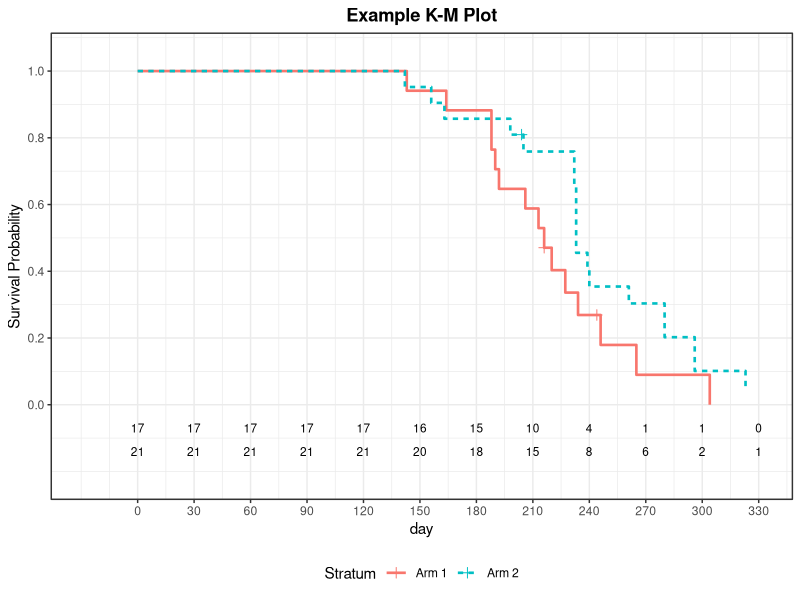

Reproduce this figure in R.
out <- Sys.getenv("OUT_DIR")
if (out == "" || is.na(out)) out <- getwd()
dir.create(out, showWarnings = FALSE, recursive = TRUE)

suppressPackageStartupMessages(library(survival))
suppressPackageStartupMessages(library(ggplot2))

round_half_up <- function(x, digits = 0) {
  mult <- 10^digits
  s <- sign(x)
  # sign(0)=0 -> keep 0
  ax <- abs(x) * mult
  r <- floor(ax + 0.5 + 1e-10) / mult
  r * s
}
fmt4 <- function(x) {
  ifelse(is.na(x), "", formatC(round_half_up(x, 4), format = "f", digits = 4))
}
fmt2 <- function(x) {
  ifelse(is.na(x), "", formatC(round_half_up(x, 2), format = "f", digits = 2))
}
fmt1 <- function(x) {
  ifelse(is.na(x), "", formatC(round_half_up(x, 1), format = "f", digits = 1))
}
fmt_day <- function(x) {
  sapply(x, function(v) {
    if (is.na(v)) return("")
    if (abs(v - round(v)) < 1e-9) sprintf("%d", as.integer(round(v)))
    else {
      # keep as in SAS, e.g. 227.23
      # remove trailing zeros
      t <- sprintf("%.5f", v)
      t <- sub("0+$", "", t)
      t <- sub("\\.$", "", t)
      t
    }
  })
}

# ------------------------------------------------------------------
# data one  (SAS data step)
# length arm $8 ; censor=0/1 ; day list ; note 227.230 = 227.23
# ------------------------------------------------------------------
arm1_days <- c(143,164,188,188,190,192,206,213,216,220,227.230,
               234,246,265,304, 216,244)
arm1_cens <- c(rep(0,15), 1, 1)
arm2_days <- c(142,156,163,198,205,232,232,233,233,233,233,239,
               240,261,280,280,296,296,323, 204,344)
arm2_cens <- c(rep(0,19), 1, 1)

one <- data.frame(
  arm    = c(rep("Arm 1", length(arm1_days)), rep("Arm 2", length(arm2_days))),
  day    = c(arm1_days, arm2_days),
  censor = c(arm1_cens, arm2_cens),
  stringsAsFactors = FALSE
)
one$event <- 1 - one$censor
stopifnot(all(c("arm","day","censor") %in% names(one)))
stopifnot(nrow(one) == 38)

# SAS: proc lifetest ... ; time day*censor(1) ; srata arm ;
# "srata" is a typo for STRATA -> analyse by arm (intent of program)
one$arm <- factor(one$arm, levels = c("Arm 1","Arm 2"))

fit <- survfit(Surv(day, event) ~ arm, data = one, conf.type = "log-log", conf.int = 0.95)

# ------------------------------------------------------------------
# Extract product-limit estimates per stratum
# survfit vectors are concatenated across strata
# ------------------------------------------------------------------
strata_n <- fit$strata  # named c("arm=Arm 1"=17? no, length of vectors)
# fit$time, n.risk, n.event, n.censor, surv, std.err, lower, upper
mk_pl <- function() {
  times   <- fit$time
  nrisk   <- fit$n.risk
  nevent  <- fit$n.event
  ncens   <- fit$n.censor
  surv    <- fit$surv
  se      <- fit$std.err
  lower   <- if (!is.null(fit$lower)) fit$lower else rep(NA, length(times))
  upper   <- if (!is.null(fit$upper)) fit$upper else rep(NA, length(times))
  # stratum labels
  snames <- rep(names(fit$strata), times = as.vector(fit$strata))
  arm_lab <- sub(".*=", "", snames)
  df <- data.frame(
    arm = arm_lab,
    time = times,
    n_risk = nrisk,
    n_event = nevent,
    n_censor = ncens,
    surv = surv,
    stderr = se,
    lower = lower,
    upper = upper,
    stringsAsFactors = FALSE
  )
  # order by arm then time (SAS character ordering uppercase before lowercase;
  # here "Arm 1" < "Arm 2")
  df <- df[order(df$arm, df$time), ]
  # cumulative failed and number left (SAS: Number Failed, Number Left)
  df$n_failed <- NA_integer_
  df$n_left <- NA_integer_
  for (a in unique(df$arm)) {
    idx <- which(df$arm == a)
    df$n_failed[idx] <- cumsum(df$n_event[idx])
    df$n_left[idx] <- df$n_risk[idx] - df$n_event[idx] - df$n_censor[idx]
  }
  df$failure <- 1 - df$surv
  df
}
pl <- mk_pl()

# ------------------------------------------------------------------
# Quartile estimates (75, 50, 25) with 95% log-log CI (Brookmeyer-Crowley)
# Use survival::quantile if available, else manual from CI bands
# ------------------------------------------------------------------
get_quant <- function(probs = c(0.75, 0.5, 0.25)) {
  q <- try(quantile(fit, probs = probs, conf.int = TRUE), silent = TRUE)
  res <- list()
  if (!inherits(q, "try-error") && !is.null(q$quantile)) {
    # q$quantile : matrix strata x probs? ; q$lower, q$upper similar
    # handle vector/matrix cases
    qmat <- q$quantile
    lmat <- q$lower
    umat <- q$upper
    # normalize to data.frame
    # qmat may be named vector or matrix
    arms <- c("Arm 1","Arm 2")
    for (i in seq_along(arms)) {
      for (j in seq_along(probs)) {
        p <- probs[j]
        # extract: try matrix [i,j] else vector
        est <- NA; lo <- NA; hi <- NA
        try({
          if (is.matrix(qmat)) est <- qmat[i, as.character(p)]
          else est <- qmat[paste0("arm=", arms[i], " ", p)] # fallback
        }, silent = TRUE)
        # more robust: if names contain prob
        # Instead parse by position: quantile returns per-stratum vectors
        est <- suppressWarnings(as.numeric(if (is.matrix(qmat)) qmat[i, j] else qmat[i]))
        # lower/upper similarly
        lo <- suppressWarnings(as.numeric(if (!is.null(lmat) && is.matrix(lmat)) lmat[i, j] else NA))
        hi <- suppressWarnings(as.numeric(if (!is.null(umat) && is.matrix(umat)) umat[i, j] else NA))
        res[[length(res)+1]] <- data.frame(arm=arms[i], percent=(1-p)*100,
                                           estimate=est, lower=lo, upper=hi,
                                           stringsAsFactors=FALSE)
      }
    }
    # If parsing failed (NAs for estimates that should exist), fall back to manual
    need_fallback <- any(sapply(res, function(d) all(is.na(d$estimate))))
    if (!need_fallback) {
      return(do.call(rbind, res))
    }
  }
  # manual Brookmeyer-Crowley using pl lower/upper (log-log CI)
  out <- list()
  for (a in c("Arm 1","Arm 2")) {
    sub <- pl[pl$arm == a, ]
    sub <- sub[order(sub$time), ]
    for (p in probs) {
      # point: first time surv <= p
      idx <- which(sub$surv <= p + 1e-12)
      est <- if (length(idx)>0) sub$time[min(idx)] else NA
      # lower CI for quantile = first time upper <= p
      idxL <- which(!is.na(sub$upper) & sub$upper <= p + 1e-12)
      lo <- if (length(idxL)>0) sub$time[min(idxL)] else NA
      # upper CI = first time lower <= p
      idxU <- which(!is.na(sub$lower) & sub$lower <= p + 1e-12)
      hi <- if (length(idxU)>0) sub$time[min(idxU)] else NA
      out[[length(out)+1]] <- data.frame(arm=a, percent=(1-p)*100,
                                         estimate=est, lower=lo, upper=hi,
                                         stringsAsFactors=FALSE)
    }
  }
  do.call(rbind, out)
}
quart <- get_quant(c(0.75, 0.5, 0.25))
# Ensure ordering percent 75,50,25 within each arm
quart <- quart[order(quart$arm, -quart$percent), ]

# ------------------------------------------------------------------
# Restricted means (restricted to largest event time per stratum, SAS default)
# Var via Greenwood integral: Var = sum A_i^2 * d_i/(n_i*(n_i-d_i))
# ------------------------------------------------------------------
mean_list <- list()
for (a in c("Arm 1","Arm 2")) {
  sub <- pl[pl$arm == a, ]
  sub <- sub[order(sub$time), ]
  tau <- max(sub$time[sub$n_event > 0])
  # keep times <= tau (drop censored beyond tau, e.g. 344)
  sub2 <- sub[sub$time <= tau + 1e-9, ]
  t_all <- c(0, sub2$time)
  s_all <- c(1, sub2$surv)
  # RMST
  mu <- sum(s_all[seq_len(length(t_all)-1)] * diff(t_all))
  # A_i for each event time: area from t_i to tau
  # area after t_i = sum_{k: t_k >= t_i} S_k*(t_{k+1}-t_k), t_{n+1}=tau
  # Build vectors of distinct times (t_all[-1]) with S = s_all[-1]
  n2 <- nrow(sub2)
  # extended times with tau endpoint
  # t_all already ends at tau (since tau is max event time and included)
  # S for intervals: s_all[1..n]
  # For event index i (in sub2 rows), position in t_all = i+1, S after = s_all[i+1]
  # Area from t_i = sum_{k=i}^{n2} S_k*(t_{k+1}-t_k) where t_{n2+1}=tau? but tau=t_{n2}
  # so last term zero; general:
  A <- rep(0, n2)
  for (i in seq_len(n2)) {
    # intervals k = i..n2  (k indexes sub2 rows, interval k is [t_k, t_{k+1}) with S_k)
    # t_k = t_all[k+1]? careful: t_all[1]=0, t_all[2]=first time...
    # S_k = s_all[k+1]
    # t_{k+1} = t_all[k+2] for k<n2, = tau for k=n2 (which equals t_all[n2+1])
    s_k <- s_all[(i+1):(n2+1)]
    t_k <- t_all[(i+1):(n2+1)]
    t_next <- c(t_all[(i+2):(n2+1)], tau)
    A[i] <- sum(s_k * (t_next - t_k))
  }
  d <- sub2$n_event
  n <- sub2$n_risk
  term <- ifelse(d>0 & n>d, A^2 * d / (n*(n-d)), 0)
  # for n==d (last interval where risk==events, e.g. n=1,d=1) term uses limit?
  # SAS/Greenwood: when n==d, term is A^2 * ... -> infinite? Actually last term
  # contributes 0 because A=0 at tau. So keep 0.
  var_mu <- sum(term, na.rm=TRUE)
  se_mu <- sqrt(var_mu)
  mean_list[[a]] <- data.frame(arm=a, tau=tau, mean=mu, se=se_mu, stringsAsFactors=FALSE)
}
means <- do.call(rbind, mean_list)

# ------------------------------------------------------------------
# Censored summary
# ------------------------------------------------------------------
cens_sum <- do.call(rbind, lapply(c("Arm 1","Arm 2"), function(a) {
  sub <- one[one$arm==a, ]
  f <- sum(sub$event==1); c <- sum(sub$event==0); t <- nrow(sub)
  data.frame(arm=a, failed=f, censored=c, total=t,
             pct_cens=100*c/t, stringsAsFactors=FALSE)
}))
tot_f <- sum(cens_sum$failed); tot_c <- sum(cens_sum$censored); tot_t <- sum(cens_sum$total)

# ------------------------------------------------------------------
# Log-rank and Wilcoxon (Breslow/Gehan) tests pooled over strata
# ------------------------------------------------------------------
# distinct event times pooled
ev_times <- sort(unique(one$day[one$event==1]))
U_lr <- 0; V_lr <- 0
U_w <- 0; V_w <- 0
rank_rows <- list()
for (t in ev_times) {
  n1 <- sum(one$day >= t & one$arm=="Arm 1")
  n2 <- sum(one$day >= t & one$arm=="Arm 2")
  n <- n1+n2
  d1 <- sum(one$day==t & one$event==1 & one$arm=="Arm 1")
  d2 <- sum(one$day==t & one$event==1 & one$arm=="Arm 2")
  d <- d1+d2
  if (n<=1 || d==0) next
  e1 <- n1*d/n
  v <- (n1*n2*d*(n-d))/(n*n*(n-1))
  U_lr <- U_lr + (d1 - e1)
  V_lr <- V_lr + v
  w <- n  # Breslow weight
  U_w <- U_w + w*(d1 - e1)
  V_w <- V_w + w*w*v
}
chi_lr <- ifelse(V_lr>0, U_lr^2/V_lr, NA)
chi_w  <- ifelse(V_w>0, U_w^2/V_w, NA)
p_lr <- 1 - pchisq(chi_lr, 1)
p_w  <- 1 - pchisq(chi_w, 1)

# Expected totals for rank statistics table (sum e1, sum d1)
# compute sums
E1 <- 0; O1 <- 0; E2 <- 0; O2 <- 0
for (t in ev_times) {
  n1 <- sum(one$day >= t & one$arm=="Arm 1")
  n2 <- sum(one$day >= t & one$arm=="Arm 2")
  n <- n1+n2
  d1 <- sum(one$day==t & one$event==1 & one$arm=="Arm 1")
  d2 <- sum(one$day==t & one$event==1 & one$arm=="Arm 2")
  d <- d1+d2
  if (n==0 || d==0) next
  E1 <- E1 + n1*d/n
  E2 <- E2 + n2*d/n
  O1 <- O1 + d1
  O2 <- O2 + d2
}

# ------------------------------------------------------------------
# At-risk numbers 0 to 330 by 30 (plots=survival atrisk option)
# ------------------------------------------------------------------
atrisk_times <- seq(0, 330, by=30)
atrisk <- expand.grid(time=atrisk_times, arm=c("Arm 1","Arm 2"), stringsAsFactors=FALSE)
atrisk$n <- mapply(function(t,a) sum(one$day >= t & one$arm==a), atrisk$time, atrisk$arm)

# ------------------------------------------------------------------
# Plot data (step function incl. time 0)
# ------------------------------------------------------------------
plotdata_list <- list()
for (a in c("Arm 1","Arm 2")) {
  sub <- pl[pl$arm==a, ]
  sub <- sub[order(sub$time), ]
  pd <- data.frame(arm=a, time=c(0, sub$time), surv=c(1, sub$surv),
                   stderr=c(0, sub$stderr), n_risk=c(sum(one$arm==a), sub$n_risk),
                   n_event=c(0, sub$n_event), n_censor=c(0, sub$n_censor),
                   stringsAsFactors=FALSE)
  plotdata_list[[a]] <- pd
}
plotdata <- do.call(rbind, plotdata_list)
cens_pts <- pl[pl$n_censor>0, ]
# map censored times to surv for marks
cens_plot <- data.frame(arm=cens_pts$arm, time=cens_pts$time, surv=cens_pts$surv)

# ------------------------------------------------------------------
# KM plot with at-risk table (ggplot2 only)
# ------------------------------------------------------------------
# y positions for at-risk text below 0
y_arm1 <- -0.07
y_arm2 <- -0.14
p <- ggplot(plotdata, aes(x=time, y=surv, colour=arm, linetype=arm)) +
  geom_step(linewidth=0.9) +
  geom_point(data=cens_plot, aes(x=time, y=surv, colour=arm), shape=3, size=2.2, inherit.aes=FALSE) +
  scale_x_continuous(breaks=atrisk_times, limits=c(0,330)) +
  scale_y_continuous(breaks=seq(0,1,by=0.2), limits=c(-0.22,1.05)) +
  labs(title="Example K-M Plot", x="day", y="Survival Probability", colour="Stratum", linetype="Stratum") +
  theme_bw() +
  theme(plot.title=element_text(hjust=0.5, face="bold"),
        legend.position="bottom") +
  geom_text(data=atrisk[atrisk$arm=="Arm 1",],
            aes(x=time, y=y_arm1, label=n), colour="black", size=3, inherit.aes=FALSE) +
  geom_text(data=atrisk[atrisk$arm=="Arm 2",],
            aes(x=time, y=y_arm2, label=n), colour="black", size=3, inherit.aes=FALSE) +
  annotate("text", x=-2, y=y_arm1, label="Arm 1", hjust=1, size=3) +
  annotate("text", x=-2, y=y_arm2, label="Arm 2", hjust=1, size=3) +
  annotate("text", x=-2, y= -0.005, label="At Risk", hjust=1, size=3, fontface="bold") +
  coord_cartesian(xlim=c(-28,330), clip="off")
ggsave(file.path(out, "P040_f_kmplot.png"), p, width=8, height=6, dpi=150)

write.csv(plotdata, file.path(out, "P040_f_kmplot_plotdata.csv"), row.names=FALSE, na="")

# ------------------------------------------------------------------
# CSV of table body (product-limit estimates)
# ------------------------------------------------------------------
csv_body <- data.frame(
  ARM = pl$arm,
  DAY = pl$time,
  SURVIVAL = round_half_up(pl$surv, 4),
  FAILURE = round_half_up(pl$failure, 4),
  STDERR = round_half_up(pl$stderr, 4),
  N_FAILED = pl$n_failed,
  N_LEFT = pl$n_left,
  stringsAsFactors=FALSE
)
# ISO formatting for day (numeric, keep as is)
write.csv(csv_body, file.path(out, "P040_f_kmplot.csv"), row.names=FALSE, na="")

# ------------------------------------------------------------------
# Text rendering (SAS listing style, all default blocks)
# ------------------------------------------------------------------
txt <- file.path(out, "P040_f_kmplot.txt")
con <- file(txt, open="wt")

cat("Example K-M Plot\n", file=con)
cat("PROC LIFETEST  Product-Limit Survival Estimates  (TIME day*CENSOR(1) ; STRATA arm)\n", file=con)
cat("Plots = survival (atrisk = 0 to 330 by 30)\n", file=con)
cat("\n", file=con)

for (a in c("Arm 1","Arm 2")) {
  cat(sprintf("Stratum: %s\n", a), file=con)
  cat(sprintf("%-10s %10s %10s %12s %12s %12s\n",
              "day","Survival","Failure","StdErr","N_Failed","N_Left"), file=con)
  sub <- pl[pl$arm==a, ]
  sub <- sub[order(sub$time), ]
  for (i in seq_len(nrow(sub))) {
    star <- ifelse(sub$n_censor[i]>0 && sub$n_event[i]==0, "*", ifelse(sub$n_censor[i]>0, "+", " "))
    cat(sprintf("%-10s %10s %10s %12s %12d %12d%s\n",
                fmt_day(sub$time[i]),
                fmt4(sub$surv[i]),
                fmt4(sub$failure[i]),
                fmt4(sub$stderr[i]),
                sub$n_failed[i],
                sub$n_left[i],
                star), file=con)
  }
  cat("  * censored-only time ; + event and censored tied (censored after events)\n", file=con)
  cat("\n", file=con)
}

cat("Quartile Estimates (95% Confidence Interval, Transform = LOG-LOG)\n", file=con)
cat(sprintf("%-10s %-10s %-12s %-12s %-12s\n","Stratum","Percent","Estimate","Lower","Upper"), file=con)
for (i in seq_len(nrow(quart))) {
  cat(sprintf("%-10s %-10.0f %-12s %-12s %-12s\n",
              quart$arm[i], quart$percent[i],
              fmt_day(quart$estimate[i]),
              fmt_day(quart$lower[i]),
              fmt_day(quart$upper[i])), file=con)
}
cat("\n", file=con)

cat("Means (Restricted to Largest Event Time per Stratum)\n", file=con)
cat(sprintf("%-10s %-12s %-12s %-12s\n","Stratum","Tau","Mean","StdErr"), file=con)
for (i in seq_len(nrow(means))) {
  cat(sprintf("%-10s %-12s %-12s %-12s\n",
              means$arm[i],
              fmt_day(means$tau[i]),
              fmt4(means$mean[i]),
              fmt4(means$se[i])), file=con)
}
cat("\n", file=con)

cat("Summary of the Number of Censored and Uncensored Values\n", file=con)
cat(sprintf("%-10s %10s %10s %10s %14s\n","Stratum","Failed","Censored","Total","Pct_Cens"), file=con)
for (i in seq_len(nrow(cens_sum))) {
  cat(sprintf("%-10s %10d %10d %10d %14s\n",
              cens_sum$arm[i], cens_sum$failed[i], cens_sum$censored[i],
              cens_sum$total[i], fmt1(cens_sum$pct_cens[i])), file=con)
}
cat(sprintf("%-10s %10d %10d %10d %14s\n","Total", tot_f, tot_c, tot_t,
            fmt1(100*tot_c/tot_t)), file=con)
cat("\n", file=con)

cat("Rank Statistics (Observed vs Expected under H0)\n", file=con)
cat(sprintf("%-10s %12s %12s %14s %14s\n","Stratum","Observed","Expected","O-E(LogRank)","O-E(Wilcoxon)"), file=con)
# Wilcoxon weighted O-E per stratum
Uw1 <- U_w; Uw2 <- -U_w
cat(sprintf("%-10s %12d %12s %14s %14s\n","Arm 1", O1, fmt2(E1), fmt4(U_lr), fmt2(Uw1)), file=con)
cat(sprintf("%-10s %12d %12s %14s %14s\n","Arm 2", O2, fmt2(E2), fmt4(-U_lr), fmt2(Uw2)), file=con)
cat("\n", file=con)

cat("Covariance Matrix for the Log-Rank Statistics\n", file=con)
cat(sprintf("  Arm 1  %s\n", fmt4(V_lr)), file=con)
cat("Covariance Matrix for the Wilcoxon (Breslow) Statistics\n", file=con)
cat(sprintf("  Arm 1  %s\n", fmt2(V_w)), file=con)
cat("\n", file=con)

cat("Test of Equality over Strata\n", file=con)
cat(sprintf("%-12s %12s %6s %12s\n","Test","Chi-Square","DF","Pr > Chi-Square"), file=con)
cat(sprintf("%-12s %12s %6d %12s\n","Log-Rank", fmt4(chi_lr), 1, fmt4(p_lr)), file=con)
cat(sprintf("%-12s %12s %6d %12s\n","Wilcoxon", fmt4(chi_w), 1, fmt4(p_w)), file=con)
cat("\n", file=con)

cat("Number at Risk (atrisk = 0 to 330 by 30)\n", file=con)
cat(sprintf("%-10s", "Time"), file=con)
for (t in atrisk_times) cat(sprintf(" %6d", t), file=con)
cat("\n", file=con)
for (a in c("Arm 1","Arm 2")) {
  cat(sprintf("%-10s", a), file=con)
  vals <- atrisk$n[atrisk$arm==a][order(atrisk$time[atrisk$arm==a])]
  for (v in vals) cat(sprintf(" %6d", v), file=con)
  cat("\n", file=con)
}
cat("\n", file=con)
cat("Note: Censoring indicated by '+' on plot; survival step function with Greenwood standard errors.\n", file=con)
cat("Mean restricted to largest event time (Arm 1 tau=304, Arm 2 tau=323).\n", file=con)
close(con)
